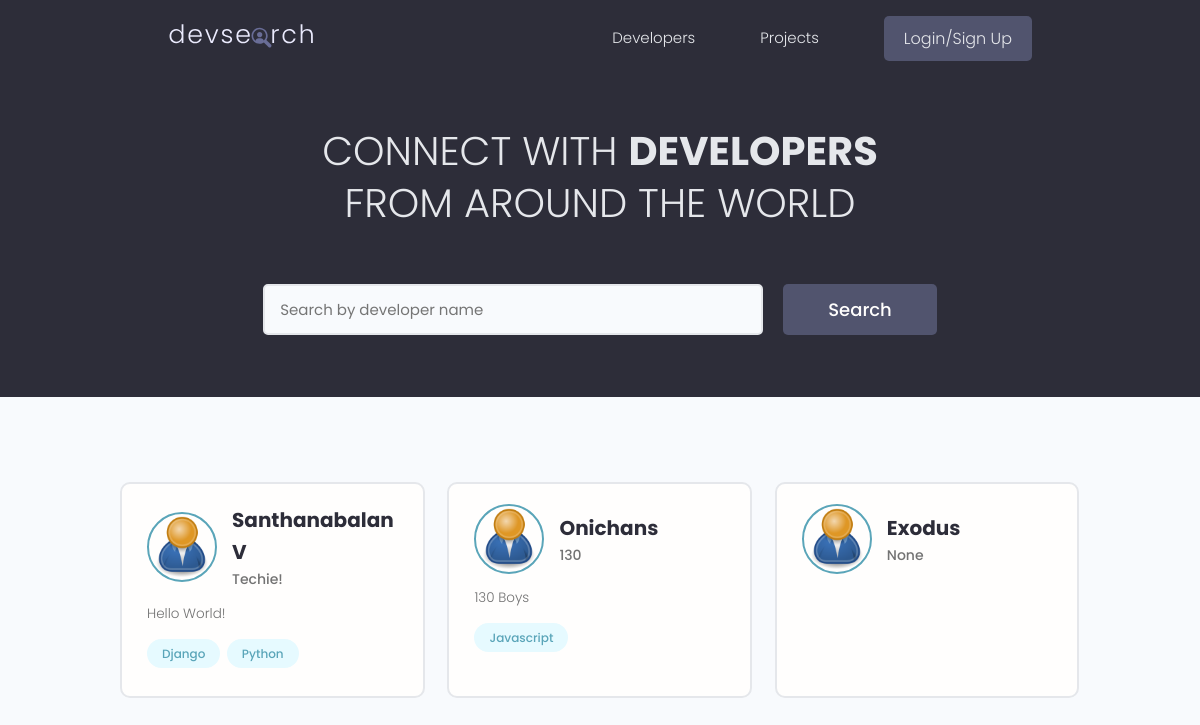
The app's page /, older data.
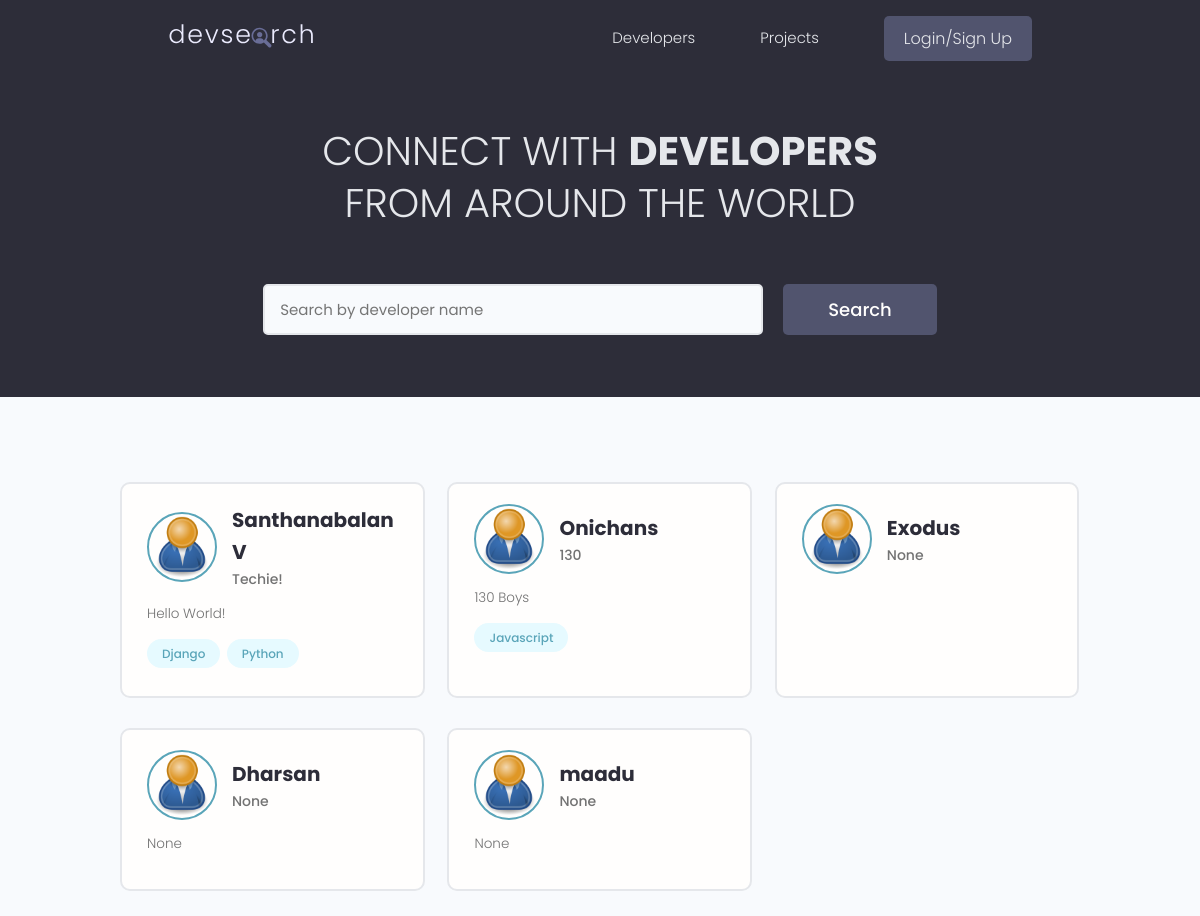
The same page, newer data.
### users/models.py (models this page shows, shortened)
class Profile(models.Model):
    user = models.OneToOneField(User,on_delete = models.CASCADE,null=True,blank=True)
    name = models.CharField(max_length=200,null=True,blank=True)
    email = models.EmailField(max_length=200,null=True,blank=True)
    username = models.CharField(max_length=200,null=True,blank=True)
    location = models.CharField(max_length=200,null=True,blank=True)
    short_intro = models.CharField(max_length=200,null=True,blank=True)
    bio = models.TextField(null=True,blank=True)
    profile_image = models.ImageField(null=True,blank=True,upload_to = 'profiles/',default='profiles/user-default.png')
    social_github = models.CharField(max_length=200,null=True,blank=True)
    social_twitter = models.CharField(max_length=200,null=True,blank=True)
    social_linkedin = models.CharField(max_length=200,null=True,blank=True)
    social_youtube = models.CharField(max_length=200,null=True,blank=True)
    social_website = models.CharField(max_length=200,null=True,blank=True)
    created = models.DateTimeField(auto_now_add=True)
    id = models.UUIDField(default=uuid.uuid4,unique=True,primary_key=True,editable=False)
    class Meta:
        ordering = ['created']
    @property
    def imgURL(self):
        try:
            url = self.profile_image.url
        except:
            url = ''
        return url

class Skill(models.Model):
    owner = models.ForeignKey(Profile,null=True,blank=True,on_delete=models.SET_NULL)
    name = models.CharField(max_length=200,null=True,blank=True)
    description = models.TextField(null=True,blank=True)
    created = models.DateTimeField(auto_now_add=True)
    id = models.UUIDField(default=uuid.uuid4,unique=True,primary_key=True,editable=False)
    def __str__(self):
        return self.name

### users/views.py (the view)
# urls.py: path('',views.profiles,name="profiles"),
def profiles(request):
    search , profiles = searchProfiles(request)
    custom_index,profiles = paginateProfiles(request,profiles,6)
    context = {'profiles':profiles,'search':search,'custom_index':custom_index}
    return render (request,'users/profiles.html',context)

### users/utils.py (called while the page is built)
def paginateProfiles(request,profiles,results):
    page = request.GET.get('page')
    paginator = Paginator(profiles, results)
    try:
        profiles = paginator.page(page)
    except PageNotAnInteger:
        page = 1
        profiles = paginator.page(page)
    except EmptyPage:
        messages.error(request,"Showing last page since query is beyond index")
        page = paginator.num_pages
        profiles = paginator.page(page)
    left_index = (int(page) - 4)
    if left_index < 1:
        left_index = 1
    right_index = (int(page) + 5)
    if right_index > paginator.num_pages:
        right_index = paginator.num_pages + 1
    custom_index = range(left_index,right_index)
    return custom_index,profiles

def searchProfiles(request):
    search = ''
    if request.GET.get('search'):
        search = request.GET.get('search')
    skills = Skill.objects.filter(name__icontains=search)
    profiles = Profile.objects.distinct().filter(
        Q(name__icontains=search) |
        Q(short_intro__icontains=search) |
        Q(skill__in=skills))
    return search , profiles

### users/templates/users/profiles.html (shortened to what this page needs)
{% extends 'main.html' %}
{% block content %}
  <main class="home">
    <section class="hero-section text-center">
      <div class="container container--narrow">
        <div class="hero-section__box">
          <h2>CONNECT WITH <span>DEVELOPERS</span></h2>
          <h2>FROM AROUND THE WORLD</h2>
        </div>
        <div class="hero-section__search">
          <form id="searchForm" class="form" action="{% url 'profiles' %}" method="get">
            <div class="form__field">
              <input class="input input--text" id="formInput#search" type="text" name="search" value ="{{search}}"
                placeholder="Search by developer name" />
            </div>
            <input class="btn btn--sub btn--lg" type="submit" value="Search" />
          </form>
        </div>
      </div>
    </section>
    <section class="devlist">
      <div class="container">
        <div class="grid grid--three">
          {% for profile in profiles %}
          <div class="column card">
            <div class="dev">
              <a href="{% url 'user-profile' profile.id %}" class="card__body">
                <div class="dev__profile">
                  <img class="avatar avatar--md" src="{{profile.imgURL}}" alt="image" />
                  <div class="dev__meta">
                    <h3>{{profile.name}}</h3>
                    <h5>{{profile.short_intro|slice:"60"}}</h5>
                  </div>
                </div>
                <p class="dev__info">
                    {{profile.bio|slice:"150"}}
                </p>
                <div class="dev__skills">
                    {% for skill in profile.skill_set.all|slice:"5" %}
                  <span class="tag tag--pill tag--main">
                    <small>{{skill}}</small>
                  </span>
                  {% endfor %}
                </div>
              </a>
            </div>
          </div>
          {% endfor %}
        </div>
      </div>
    </section>
  </main>
{% endblock content %}

### templates/main.html (shortened to what this page needs)
{% load static %}
<!DOCTYPE html>
<html lang="en">
    <head>
        <link rel="stylesheet" href="https://cdn.iconmonstr.com/1.3.0/css/iconmonstr-iconic-font.min.css" />
        <link rel="stylesheet" href="{% static 'uikit/styles/uikit.css' %}" />
        <link rel="stylesheet" href="{% static 'styles/app.css' %}" />
      </head>
<body>
    {% include 'navbar.html' %}
    {% block content %}
    {% endblock content %}
</body>
</html>

### templates/navbar.html (shortened to what this page needs)
{% load static %}
<header class="header">
    <div class="container container--narrow">
      <a href="/" class="header__logo">
        <img src="{% static 'images/logo.svg' %}" alt="DevSearch Logo" />
      </a>
      <nav class="header__nav">
        <ul class="header__menu">
          <li class="header__menuItem"><a href="{% url 'profiles' %}">Developers</a></li>
          <li class="header__menuItem"><a href="{% url 'projects' %}">Projects</a></li>
          {% if request.user.is_authenticated %}
          <li class="header__menuItem"><a href="{% url 'inbox' %}">Inbox</a></li>
          <li class="header__menuItem"><a href="{% url 'account' %}">My Account</a></li>
          <li class="header__menuItem"><a href="{% url 'logout' %}" class="btn btn--sub">Logout</a></li>
          {% else %}
          <li class="header__menuItem"><a href="{% url 'login' %}" class="btn btn--sub">Login/Sign Up</a></li>
          {% endif %}
        </ul>
      </nav>
    </div>
  </header>

### static/styles/app.css (style rules this page uses)
:root { --color-sub: #2d2d39; }
.btn--sub { background-color: var(--color-sub-light); }
.card { border: 2px solid var(--color-light); }
img { width: 100%; }
.header { position: sticky; z-index: 111; background-color: var(--color-sub); padding: 1.5rem 0; }
.header > .container { display: flex; justify-content: space-between; align-items: center; }
.header__logo > img { height: 3.8rem; }
.header__nav > ul { display: inline-flex; align-items: center; list-style: none; gap: 6.5rem; }
.header__menuItem > a { color: var(--color-light); font-weight: 300; }
.hero-section { height: 40vh; display: flex; align-items: center; background-color: var(--color-sub); }
.hero-section__box { margin-bottom: 4rem; }
.hero-section__box > h2, .hero-section__box > h2 > span { font-size: 4rem; color: var(--color-light); line-height: 1.3; text-transform: uppercase; }
.hero-section__box > h2 { font-weight: 300; }
.hero-section__box > h2 > span { font-weight: 700; }
.hero-section__search > .form { display: flex; align-items: center; justify-content: center; gap: 2rem; }
.hero-section__search > .form input.input--text { width: 50rem; }
.devlist { margin-top: 8rem; }
.devlist .grid { align-items: stretch; }
.devlist .dev .dev__profile { display: flex; align-items: center; gap: 1.5rem; }
.devlist .dev .dev__meta h3 { color: var(--color-sub); font-size: 2rem; font-weight: 700; }
.devlist .dev .dev__meta h5 { color: var(--color-text); font-size: 1.4rem; font-weight: 500; }
.devlist .dev .dev__info { margin: 1.5rem 0; font-size: 1.35rem; line-height: 1.4; text-align: justify; }

### static/uikit/styles/modules/_variables.css (style rules this page uses)
:root { --color-main: #5aa5b9; --color-main-light: #e6faff; --color-sub: #3f4156; --color-sub-light: #51546e; --color-sub-lighter: #ededfd; --color-text: #737373; --color-gray: #8b8b8b; --color-light: #e5e7eb; --color-light-gray: #767676; --color-bg: #f8fafd; --color-white: #fffefd; --color-white-light: #f3f3f3; --color-success: #359e64; --color-success-bg: #def8e8; --color-error: #fc4b0b; --color-error-bg: #fff2ee; --font-base: 'Poppins', arial, helvetica, 'Segoe UI', roboto, ubuntu, sans-serif; --font-monospace: 'Fira Code', 'Courier New', courier, monospace; --font-regular: 300; --font-medium: 500; --font-bold: 700; --generic-shadow: 1px 1px 5px #00000010; --generic-transition: all 0.3s ease-in-out; }

### static/uikit/styles/modules/_base.css (style rules this page uses)
* { margin: 0; padding: 0; box-sizing: border-box; text-rendering: optimizeLegibility; color: inherit; font-size: inherit; }
html { font-size: 50%; }
@media only screen and (min-width: 480px) { html { font-size: 56.25%; } }
@media only screen and (min-width: 1200px) { html { font-size: 62.5%; } }
body { line-height: 1.6; font-weight: 400; font-size: 1.5rem; color: var(--color-text); background-color: var(--color-bg); min-height: 100vh; }

### static/uikit/styles/modules/_typography.css (style rules this page uses)
* { font-family: var(--font-base); }
h2 { font-size: 3.6rem; font-weight: var(--font-bold); }
h3 { font-size: 3.2rem; font-weight: var(--font-medium); }
h5 { font-size: 2.4rem; font-weight: var(--font-medium); }
h5, h6 { font-weight: var(--font-regular); }
p, span, strong { font-size: 1.6rem; color: var(--color-text); font-weight: var(--font-regular); }
a { padding-bottom: 2px; text-decoration: none; display: inline-block; color: var(--color-main); font-weight: var(--font-medium); }

### static/uikit/styles/modules/_utilities.css (style rules this page uses)
.container { width: 92%; max-width: 165rem; margin: 0 auto; box-sizing: border-box; }
.container--narrow { width: 92%; max-width: 120rem; }
@media screen and (min-width: 1000px) { .container { width: 90%; } }
@media screen and (min-width: 1000px) { .container--narrow { width: 85%; } }
@media screen and (min-width: 1200px) { .container { width: 80%; } }
@media screen and (min-width: 1200px) { .container--narrow { width: 72%; } }
.text-center { text-align: center; }

### static/uikit/styles/modules/_avatar.css (style rules this page uses)
.avatar { border-radius: 50%; border: 2px solid var(--color-main); object-fit: cover; }
.avatar--md { height: 7rem; width: 7rem; }

### static/uikit/styles/modules/_button.css (style rules this page uses)
.btn { display: inline-block; position: relative; cursor: pointer; background-color: var(--color-light); font-weight: var(--font-medium); color: var(--color-sub); text-decoration: none; padding: 1rem 2rem; border-radius: 0.5rem; border: none; width: -webkit-fit-content; width: -moz-fit-content; width: fit-content; height: -webkit-fit-content; height: -moz-fit-content; height: fit-content; font-size: 1.6rem; outline-width: 0; outline-color: transparent; -webkit-backface-visibility: hidden; backface-visibility: hidden; transition: all 0.3s ease-in-out; }
.btn--sub { background-color: var(--color-sub); color: var(--color-white); }
.btn--lg { font-size: 1.8rem; padding: 1.2rem 4.5rem; }

Row changes from the older to the newer data that the page shows:
added Profile: imgURL (placeholder picture), name "Dharsan", short_intro "None", bio "None"
added Profile: imgURL (placeholder picture), name "maadu", short_intro "None", bio "None"
